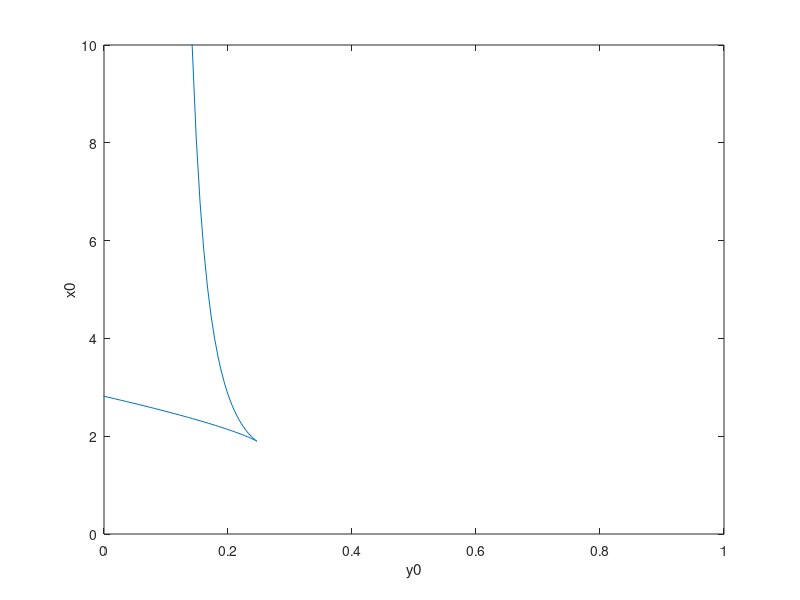

Here is the MATLAB script that generated this plot:
lammbda = 10;
betta = 1;

y0 = @(y) y - lammbda * (betta / (lammbda .^ 2)) .* ((1 + lammbda .* exp(1 ./ y)) .^ 2) .* y .^ 2 .* exp(-1 ./ y) ./ (betta .* (1 + lammbda .* exp(1 ./ y)));
x0 = @(y) (betta / lammbda .^ 2) .* ((1 + lammbda .* exp(1 ./ y)) .^ 2) .* y .^ 2 .* exp(-1 ./ y);
t = linspace(0, 1, 100);
y = y0(t);
x = x0(t);

plot(y, x)
axis([0 1 0 10])
xlabel('y0')
ylabel('x0')